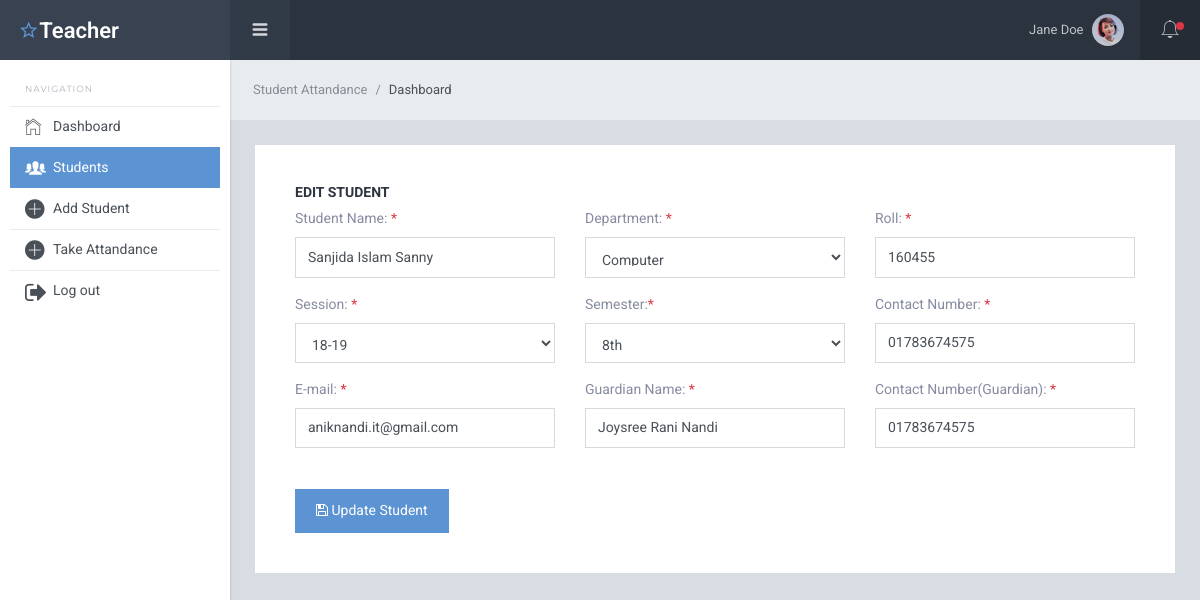
The page /student-edit.php?id=4 (signed in) on the database its author committed.
### tables this page shows
CREATE TABLE `students` (
  `id` int(100) NOT NULL,
  `student_name` varchar(50) NOT NULL,
  `department` varchar(30) NOT NULL,
  `roll` int(10) NOT NULL,
  `session` varchar(5) NOT NULL,
  `semester` varchar(5) NOT NULL,
  `contact_number` varchar(15) NOT NULL,
  `email` varchar(50) NOT NULL,
  `guardian_name` varchar(50) NOT NULL,
  `guardian_number` varchar(15) NOT NULL
);

### student-edit.php (the view, shortened to what this page needs)
<?php
require_once('inc/header.php');
    $id = $_GET['id'];
    $select = "SELECT * FROM students WHERE id=$id";
    $query = mysqli_query($db,$select);
    $student = mysqli_fetch_assoc($query);
?>
    <div class="sl-header">
      <div class="sl-header-left">
        <div class="navicon-left hidden-md-down"><a id="btnLeftMenu" href=""><i class="icon ion-navicon-round"></i></a></div>
      </div>
      <div class="sl-header-right">
        <nav class="nav">
          <div class="dropdown">
            <a href="" class="nav-link nav-link-profile" data-toggle="dropdown">
              <span class="logged-name">Jane<span class="hidden-md-down"> Doe</span></span>
              <img src="../img/img3.jpg" class="wd-32 rounded-circle" alt="">
            </a>
          </div>
        </nav>
        <div class="navicon-right">
          <a id="btnRightMenu" href="" class="pos-relative">
            <i class="icon ion-ios-bell-outline"></i>
            <span class="square-8 bg-danger"></span>
          </a>
        </div>
      </div>
    </div>
    <div class="sl-mainpanel">
        <nav class="breadcrumb sl-breadcrumb">
            <a class="breadcrumb-item" href="index.php">Student Attandance</a>
            <span class="breadcrumb-item active">Dashboard</span>
        </nav>
        <div class="sl-pagebody">
            <div class="row">
                <div class="col-md-12">
                    <form action="student-edit-post.php" method="POST">
                        <div class="card pd-20 pd-sm-40">
                            <h6 class="card-body-title">Edit Student</h6>
                            <div class="form-layout">
                                <div class="row mg-b-25">
                                    <div class="col-lg-4">
                                        <div class="form-group">
                                            <label class="form-control-label">Student Name: <span class="tx-danger">*</span></label>
                                            <input class="form-control" type="text" name="name" value="<?php echo $student['student_name'] ?>" placeholder="Enter Name">
                                        </div>
                                    </div>
                                    <div class="col-lg-4">
                                        <div class="form-group mg-b-10-force">
                                            <label class="form-control-label">Department: <span class="tx-danger">*</span></label>
                                            <select class="form-control select2" data-placeholder="Choose Department" name="department">
                                                <option value="computer" <?php if($student['department']=='computer') echo 'selected' ?> >Computer</option>
                                            </select>
                                        </div>
                                    </div>
                                    <div class="col-lg-4">
                                        <div class="form-group">
                                            <label class="form-control-label">Roll: <span class="tx-danger">*</span></label>
                                            <input class="form-control" type="text" name="roll" value="<?php echo $student['roll']?>" placeholder="Enter Roll">
                                        </div>
                                    </div>
                                    <div class="col-lg-4">
                                        <div class="form-group mg-b-10-force">
                                            <label class="form-control-label">Session: <span class="tx-danger">*</span></label>
                                            <select class="form-control select2" data-placeholder="Choose Session" name="session">
                                                <option value="18-19" <?php if($student['session']=='18-19') echo 'selected' ?>>18-19</option>
                                            </select>
                                        </div>
                                    </div>
                                    <div class="col-lg-4">
                                        <div class="form-group mg-b-10-force">
                                            <label class="form-control-label">Semester:<span class="tx-danger">*</span></label>
                                            <select class="form-control select2" data-placeholder="Choose Semester" name="semester">
                                                <option value="8th" <?php if($student['semester']=='8th') echo 'selected' ?>>8th</option>
                                            </select>
                                        </div>
                                    </div>
                                    <div class="col-lg-4">
                                        <div class="form-group">
                                            <label class="form-control-label">Contact Number: <span class="tx-danger">*</span></label>
                                            <input class="form-control" type="text" name="contactNumber" value="<?php echo $student['contact_number'] ?>" placeholder="Enter Contact Number">
                                        </div>
                                    </div>
                                    <div class="col-lg-4">
                                        <div class="form-group">
                                            <label class="form-control-label">E-mail: <span class="tx-danger">*</span></label>
                                            <input class="form-control" type="email" name="email" value="<?php echo $student['email'] ?>" placeholder="Enter Email Address">
                                        </div>
                                    </div>
                                    <div class="col-lg-4">
                                        <div class="form-group">
                                            <label class="form-control-label">Guardian Name: <span class="tx-danger">*</span></label>
                                            <input class="form-control" type="text" name="guardianName" value="<?php echo $student['guardian_name'] ?>" placeholder="Enter Guardian Name">
                                        </div>
                                    </div>
                                    <div class="col-lg-4">
                                        <div class="form-group">
                                            <label class="form-control-label">Contact Number(Guardian): <span class="tx-danger">*</span></label>
                                            <input class="form-control" type="text" name="contactNumberGurdian" value="<?php echo $student['guardian_number'] ?>" placeholder="Enter Contact Number (Guardian)">
                                        </div>
                                    </div>
                                </div>
                                <div class="form-layout-footer">
                                    <button type="submit" class="btn btn-info mg-r-5"><i class="fa fa-save"></i> Update Student</button>
                                </div>
                            </div>
                        </div>
                    </form>
                </div>
            </div>
        </div>
    </div>
    <?php require_once('inc/footer.php') ?>

### rows shown on the page
students: name "Sanjida Islam Sanny", department "Computer", roll "160455", session "18-19", semester "8th", contactNumber "01783674575", email "aniknandi.it@gmail.com", guardianName "Joysree Rani Nandi", contactNumberGurdian "01783674575"
